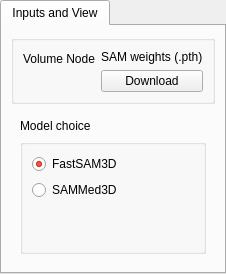
      <widget class="QTabWidget" name="tabWidget">
       <widget class="QWidget" name="tab">
        <attribute name="title">
         <string>Inputs and View</string>
        </attribute>
        <layout class="QVBoxLayout" name="verticalLayout_10">
         <item>
          <widget class="QGroupBox" name="groupBox">
           <layout class="QHBoxLayout" name="horizontalLayout_2">
            <item>
             <layout class="QVBoxLayout" name="verticalLayout_3">
              <item>
               <widget class="QLabel" name="label_2">
                <property name="text">
                 <string>Volume Node</string>
                </property>
               </widget>
              </item>
              <item>
               <widget class="qMRMLNodeComboBox" name="comboVolumeNode">
                <property name="enabled">
                 <bool>true</bool>
                </property>
                <property name="nodeTypes">
                 <stringlist notr="true">
                  <string>vtkMRMLVolumeNode</string>
                 </stringlist>
                </property>
                <property name="hideChildNodeTypes">
                 <stringlist notr="true"/>
                </property>
                <property name="interactionNodeSingletonTag">
                 <string notr="true"/>
                </property>
               </widget>
              </item>
             </layout>
            </item>
            <item>
             <layout class="QVBoxLayout" name="verticalLayout_7">
              <item>
               <widget class="QLabel" name="samweights_label">
                <property name="text">
                 <string>SAM weights (.pth)</string>
                </property>
               </widget>
              </item>
              <item>
               <widget class="QPushButton" name="pushSAMweights">
                <property name="text">
                 <string>Download</string>
                </property>
               </widget>
              </item>
             </layout>
            </item>
           </layout>
          </widget>
         </item>
         <item>
          <widget class="QWidget" name="verticalWidget_3" native="true">
           <layout class="QVBoxLayout" name="verticalLayout_8">
            <item>
             <widget class="QLabel" name="label_7">
              <property name="text">
               <string>Model choice</string>
              </property>
             </widget>
            </item>
            <item>
             <widget class="QGroupBox" name="groupBox">
              <layout class="QVBoxLayout" name="verticalLayout_19">
               <item>
                <widget class="QRadioButton" name="radioButton_FastSAM3D">
                 <property name="palette">
                  <palette>
                   <active>
                    <colorrole role="Text">
                     <brush brushstyle="SolidPattern">
                      <color alpha="255">
                       <red>255</red>
                       <green>24</green>
                       <blue>0</blue>
                      </color>
                     </brush>
                    </colorrole>
                    <colorrole role="PlaceholderText">
                     <brush brushstyle="SolidPattern">
                      <color alpha="128">
                       <red>255</red>
                       <green>24</green>
                       <blue>0</blue>
                      </color>
                     </brush>
                    </colorrole>
                   </active>
                   <inactive>
                    <colorrole role="Text">
                     <brush brushstyle="SolidPattern">
                      <color alpha="255">
                       <red>255</red>
                       <green>24</green>
                       <blue>0</blue>
                      </color>
                     </brush>
                    </colorrole>
                    <colorrole role="PlaceholderText">
                     <brush brushstyle="SolidPattern">
                      <color alpha="128">
                       <red>255</red>
                       <green>24</green>
                       <blue>0</blue>
                      </color>
                     </brush>
                    </colorrole>
                   </inactive>
                   <disabled>
                    <colorrole role="Text">
                     <brush brushstyle="SolidPattern">
                      <color alpha="63">
                       <red>255</red>
                       <green>255</green>
                       <blue>255</blue>
                      </color>
                     </brush>
                    </colorrole>
                    <colorrole role="PlaceholderText">
                     <brush brushstyle="SolidPattern">
                      <color alpha="128">
                       <red>255</red>
                       <green>255</green>
                       <blue>255</blue>
                      </color>
                     </brush>
                    </colorrole>
                   </disabled>
                  </palette>
                 </property>
                 <property name="text">
                  <string>FastSAM3D</string>
                 </property>
                 <property name="checked">
                  <bool>true</bool>
                 </property>
                </widget>
               </item>
               <item>
                <widget class="QRadioButton" name="radioButton_SAMMed3D">
                 <property name="palette">
                  <palette>
                   <active>
                    <colorrole role="Text">
                     <brush brushstyle="SolidPattern">
                      <color alpha="255">
                       <red>27</red>
                       <green>255</green>
                       <blue>0</blue>
                      </color>
                     </brush>
                    </colorrole>
                    <colorrole role="PlaceholderText">
                     <brush brushstyle="SolidPattern">
                      <color alpha="128">
                       <red>27</red>
                       <green>255</green>
                       <blue>0</blue>
                      </color>
                     </brush>
                    </colorrole>
                   </active>
                   <inactive>
                    <colorrole role="Text">
                     <brush brushstyle="SolidPattern">
                      <color alpha="255">
                       <red>27</red>
                       <green>255</green>
                       <blue>0</blue>
                      </color>
                     </brush>
                    </colorrole>
                    <colorrole role="PlaceholderText">
                     <brush brushstyle="SolidPattern">
                      <color alpha="128">
                       <red>27</red>
                       <green>255</green>
                       <blue>0</blue>
                      </color>
                     </brush>
                    </colorrole>
                   </inactive>
                   <disabled>
                    <colorrole role="Text">
                     <brush brushstyle="SolidPattern">
                      <color alpha="63">
                       <red>255</red>
                       <green>255</green>
                       <blue>255</blue>
                      </color>
                     </brush>
                    </colorrole>
                    <colorrole role="PlaceholderText">
                     <brush brushstyle="SolidPattern">
                      <color alpha="128">
                       <red>255</red>
                       <green>255</green>
                       <blue>255</blue>
                      </color>
                     </brush>
                    </colorrole>
                   </disabled>
                  </palette>
                 </property>
                 <property name="text">
                  <string>SAMMed3D</string>
                 </property>
                </widget>
               </item>
               <item>
                <spacer name="verticalSpacer_3">
                 <property name="orientation">
                  <enum>Qt::Vertical</enum>
                 </property>
                 <property name="sizeHint" stdset="0">
                  <size>
                   <width>20</width>
                   <height>40</height>
                  </size>
                 </property>
                </spacer>
               </item>
              </layout>
             </widget>
            </item>
           </layout>
          </widget>
         </item>
        </layout>
       </widget>
      </widget>
